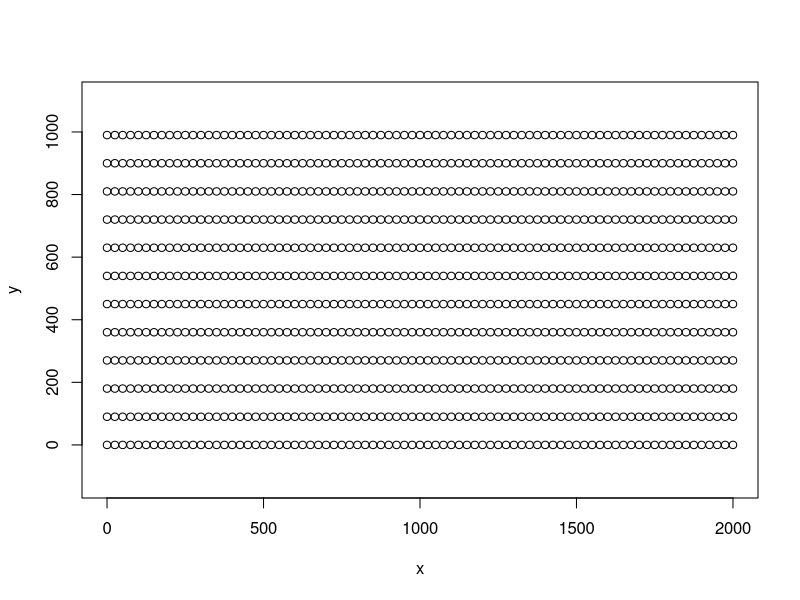
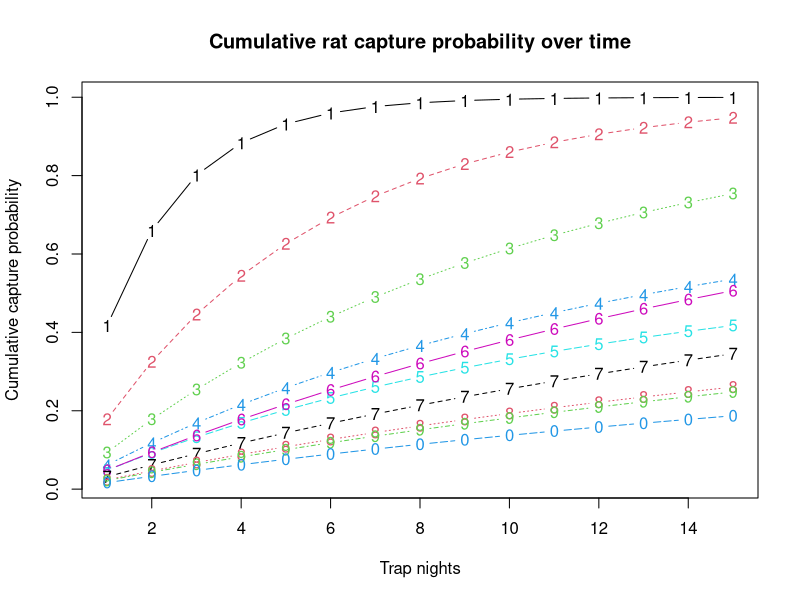

Source code (R) for these figures, in order: (Note: this script raises an error after producing the figures.)
### Duron et al. Neobiota ###
### Simulated scenarios of control effort ###
### November 2020 ###

library("sp")

# function to compute capture probability per day at trap location
p.trap<- function(trap.x, trap.y, HR.x, HR.y, HR.sigma, g0){
  p0<- dnorm(0, 0, HR.sigma)^2
  1 - prod(1 - dnorm(trap.x, HR.x, HR.sigma) * dnorm(trap.y, HR.y, HR.sigma) * g0 / p0)
}

# function to simulate trapping grid
grid.gen<- function(dist.within.transect, dist.between.transect) expand.grid(x= seq(0, 2000, by= dist.within.transect), y= seq(0, 1000, by= dist.between.transect))
trap.grid<- grid.gen(25, 90)

plot(trap.grid, asp= 1)

# function to compute capture probability per rat on a grid at day 1, 2, ... , 15
pcapt.ses<- function(dist.traps, dist.transects, sigma, g0, nsim= 10000, max.days= 15){
  trap.grid<- grid.gen(dist.traps, dist.transects)
  rat.x<- runif(nsim, 0, 2000)
  rat.y<- runif(nsim, 0, 1000)
  p.rat<- matrix(NA, nsim, max.days+1)
  for(i in 1:nsim){
    p.rat[i, 1:(max.days+1)]<- 1 - (1 - p.trap(trap.grid$x, trap.grid$y, HR.x= rat.x[i], HR.y= rat.y[i], HR.sigma= sigma, g0= g0))^(c(100, 1:max.days)) # cumulative probability of rat being caught on day t given location of home range
  }
  out<- apply(p.rat, 2, mean)
  names(out)<- paste("D", c(100, 1:max.days), sep= "")
  out
}

system.time(pcapt.ses(25, 25, 14.6, 0.09, 10000, 15))

# data frame for simulation parameters
simulation1<- expand.grid(dist.transect= seq(25, 100, by= 25), dist.trap= seq(25, 100, by= 25))
simulation1<- simulation1[!(simulation1$dist.trap > simulation1$dist.transect), ]
simulation1<- rbind(c(15, 15), simulation1)
row.names(simulation1)<- 1:nrow(simulation1)
simulation1<- simulation1[-11, ]

# nb hours required for 1 complete coverage of the trapping grid
simulation1$hours<- round((((1000*(2000/simulation1$dist.transect)+simulation1$dist.transect*((2000/simulation1$dist.transect))-1)*10)/100)/60+(((1000/simulation1$dist.trap)*(2000/simulation1$dist.transect))*37)/3600, 1) #37sec is the arbitrary average time spent per trap for a given day over the entire session
simulation1$numb.pers.day<- round(simulation1$hours/4, 1) # max working hours per day = 4

# simulation1
system.time(simulation1<- cbind(simulation1, t(apply(simulation1, 1, function(x){pcapt.ses(x[1], x[2], sigma= 14.6, g0= 0.09, nsim= 10000, max.days= 30)}))))

simulation1[, 1:6]

# plot cumulative capture probability over time (15 days)
matplot(t(as.matrix(simulation1[, c(6:20)])), type= "b", ylab= "Cumulative capture probability", xlab= "Trap nights", main= "Cumulative rat capture probability over time") #grid numbers indicated on plot

matplot(t(as.matrix(simulation1[, c(6:20)])), type= "l", lty= 1, lwd= 2, bpy.colors(10), ylab= "Cumulative capture probability", xlab= "Trap nights")
abline(h= 0.5, lty= 3)
abline(h= 0.8, lty= 5)

# plot cumulative capture probability over time (100 days)
matplot(t(as.matrix(simulation1[, c(6:20, 5)])), type= "b", ylab= "Cumulative capture probability", xlab= "Trap nights", main= "Cumulative rat capture probability over time")

# calculate difference in capture proba between successive days
apply(simulation1[, c(6:20)], 1, diff)

# plot difference over time
matplot(apply(simulation1[, c(6:20)], 1, diff), type= "b", ylab= "Difference in capture probability", xlab= "Days", main= "Difference in rat capture probability between successive days")

gain<- simulation1[, c(6:35)]
expenditure<- outer(simulation1$hours, 1:15) + simulation1$hours # add 1 extra day for initial baiting (extra baiting day not included in day count - columns represent trapping days only)


#### showing what is achievable under sets of social/financial constraints 
## maximum budget
wage.per.hour<- 10
nb.people<- 10
hour.per.day.person<- 4
nb.day.max<- 30
provisioning.cost<- 6000 # includes 1000 euros for food (10 pers/15 days) and one helicopter trip of 5000 euros
provisioning.recur<- 15 # provisioning interval in days

nb.pers.day<- round(simulation1$hours/4, 1) # nb people required to complete grid in 1 day
splits<- ceiling(nb.pers.day / nb.people) # nb splits required to complete grid with #nb.people
nb.people.for.last.split<- ceiling(nb.pers.day %% nb.people) # nb people required to complete the last split (modulus)

baiting.days<- splits

session.length.max<- floor((nb.day.max - baiting.days) / splits)

cum.cost<- matrix(NA, 10, max(session.length.max))
cum.capt<- matrix(NA, 10, max(session.length.max))

for(i in 1:10){
    for(j in 1:max(session.length.max)){
        npd<- nb.people * (splits[i] - 1) + nb.people.for.last.split[i] # nb people per unit session length
        prov.cost<- provisioning.cost * ceiling((baiting.days[i] + splits[i] * j) / 10)
        cum.cost[i, j]<- wage.per.hour * hour.per.day.person * npd * (j + 1) + prov.cost
        cum.capt[i, j]<- gain[i, j]
        if((baiting.days[i] + splits[i] * j) > nb.day.max){
            cum.cost[i, j]<- NA
            cum.capt[i, j]<- NA
        }
    }
}

# Fig.4
png("./Fig.4.png", 3600, 1600, type = "cairo-png", pointsize= 60)
par(mfrow= c(1, 2), mar= c(4.1, 4.1, 3.1, 1))
cex.lwd<- 2.5
cex.axis<- 1
cex.lab<- 1.1
matplot(t(as.matrix(simulation1[, c(6:20)])), type= "l", lty= 1, col= bpy.colors(10), ylab= "Cumulative capture probability", xlab= "Trap nights", cex.lab= cex.lab, cex.axis= cex.axis, lwd= cex.lwd)
matplot(t(cum.cost), t(cum.capt), col= bpy.colors(10), ylim= c(0,1), ylab= "Cumulative capture probability", xlab= "Cumulative cost in euros", type= "l", lty= 1, lwd= cex.lwd, cex.lab= cex.lab, cex.axis= cex.axis)
legend("topleft", inset=.03, cex= 0.8, lty= 1, ncol= 5, x.intersp = 0.5, legend=row.names(simulation1), col= bpy.colors(10), lwd= cex.lwd)
abline(h= 0.5, lty= 3, lwd= cex.lwd)
abline(h= 0.8, lty= 5, lwd= cex.lwd)

# add points on plot to indicate what is achievable in 15 days and at what cost
simulation1$cum.cost.15d<- c(NA, 17160, 16400, 16200, 15360, 17600, 15920, 15080, 15640, 18400) # cumulative costs calculated as cost of trapping n occasions; n = (15 days / (total number of spilts - 1 baiting split); e.g. grid 2: 15/(5-1)=2.5 rounded to 2 full occasions
simulation1$cum.capt15d<- c(NA, 0.32529284, 0.32165323, 0.29971891, 0.23025682, 0.25187409, 0.16966158, 0.12785644, 0.11547691, 0.1785705) # cumulative capture proba achieved after 15 days
points(simulation1$cum.cost.15d, simulation1$cum.capt15d, col= bpy.colors(10), pch= 16, cex= 1)
dev.off()
